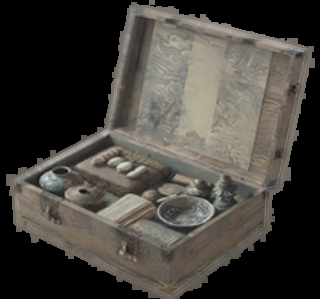
#> input picture templates/antiques.png, 320 x 299 px
$ python -i image_utils.py   (imports and definitions only)
#> lines starting #> are read from the running program, lines starting #| are printed output that depends on the picture; after the words box and inside, x2 and y2 are one past the last pixel; in counts of white or black regions, pixels touching at a corner belong together
#> further down, picture is the input picture: shape (299, 320, 3); mean B, G, R 60.1, 65.6, 69
import cv2
import os
import gc
import re
import numpy as np
from google.cloud import vision
from google.oauth2 import service_account
from urllib.request import urlopen
import aiohttp

# ================= CONFIG =================
TEMPLATE_DIR = "templates"

ORB_FEATURES = 3000
ORB_DISTANCE_THRESHOLD = 60
MIN_FINAL_SCORE = 0.15

ORB_WEIGHT = 0.7
COLOR_WEIGHT = 0.3

CREDENTIALS = service_account.Credentials.from_service_account_file(
    os.getenv("GOOGLE_APPLICATION_CREDENTIALS")
)
CLIENT = vision.ImageAnnotatorClient()

EXCLUDED_KEYWORDS = [
    'ID:',
    'Return',
    'F1 Intro',
    'F Check Announcements',
    'R Refresh',
    'Trade Commission',
    'Co-op Fluctuation',
    'Price',
    'Local Price Remote Price Friend Price'
    'Z Local Price Remote Price Friend Price C',
    'Bag',
    'Bag*',
    'Co-op',
    '>',
    '▲ 0',
    '▲',
    'Go to Purchase',
    'Stock *',
    'R Share',
    'Space Confirm Sale',
]

# regex patterns for invalid lines (126k, 1M)
INVALID_PATTERNS = [
    re.compile(r'^\d+[KM]$', re.IGNORECASE)
]

# Not allowing these symbols in player names
FORBIDDEN_SYMBOLS = r"!@#\$%\^&\*\(\)\+_=\{\[\]\}\\\|:;\"'<,>\./\?"

# Collect valid player names
VALID_NAME_REGEX = re.compile(
    rf"^(?!.*[{FORBIDDEN_SYMBOLS}])(?=.*[A-Za-z\u4e00-\u9fff]).+$"
)

class ImageProcessor:
    def __init__(self,
                 nfeatures=ORB_FEATURES,
                 norm_type=cv2.NORM_HAMMING,
                 cross_check=True,
                 content=None):

        # Matcher initialization
        self.orb = cv2.ORB_create(nfeatures)
        self.bf = cv2.BFMatcher(norm_type, cross_check)
        self.templates = {}

        self.load_templates()

        # Scanner initialization
        self.content = content
        self.image = None
        self.url = None
        self.ocr_text = ""


    def load_templates(self, dir=TEMPLATE_DIR):
#> called with dir = 'templates'
        for file in os.listdir(dir):
            if file.lower().endswith(".png") or file.lower().endswith(".jpg"):
                path = os.path.join(dir, file)
                img = cv2.imread(path, cv2.IMREAD_UNCHANGED)

                if img is None or img.shape[2] != 4:
                    continue

                name = os.path.splitext(file)[0]

                bgr = img[:, :, :3]
                alpha = img[:, :, 3]
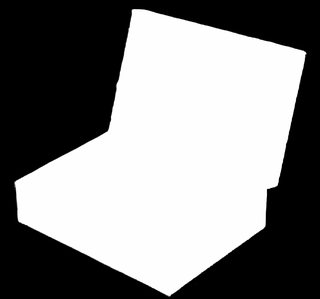
#> alpha: shape (299, 320); min 0, max 255, mean 130.9

                mask = (alpha > 0).astype("uint8") * 255
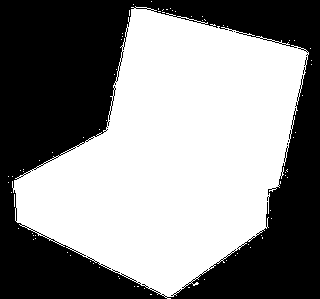
#> mask: shape (299, 320); 53.3% white; 4 black regions (3 under 20 px), largest, box (x1, y1, x2, y2) and area: (0, 0, 320, 299) 44723
                gray = cv2.cvtColor(bgr, cv2.COLOR_BGR2GRAY)

                kp, des = self.orb.detectAndCompute(gray, mask)
#> kp = 1054 keypoints; strongest (x, y, size): (50, 171, 31), (80, 191, 31), (50, 172, 37.2), (49, 168, 44.6)

                if des is None:
                    continue

                hist = self.compute_hsv_histogram(bgr, mask)
#> in compute_hsv_histogram, `hsv = cv2.cvtColor(bgr_img, cv2.COLOR_BGR2HSV)`: hsv: shape (299, 320, 3); mean H, S, V 12.5, 20.1, 69.2
#> in compute_hsv_histogram, `hist = cv2.calcHist( [hsv], [0, 1], mask, [50, 60], [0, 180, 0, 256] )`:
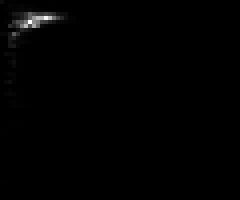
#> hist: shape (50, 60) float32 (shown 4 times larger); min 0, max 2699, mean 17; drawn with min black and max white

                self.templates[name] = {
                    "kp": kp,
                    "des": des,
                    "hist": hist
                }
#> pass 2 of the loop in load_templates, `for file in os.listdir(dir):`:
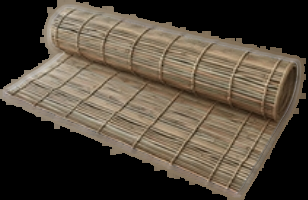
#> input picture templates/bamboo.png, 308 x 200 px, found by its file name
#> in load_templates, img is the input picture: shape (200, 308, 4); mean B, G, R, A 58, 70.6, 80.4, 126.6
#> alpha: shape (200, 308)
#> in load_templates, `mask = (alpha > 0).astype("uint8") * 255`:
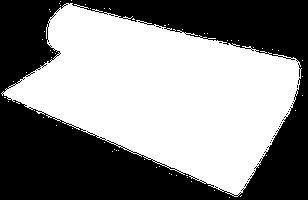
#> mask: shape (200, 308); 52.3% white; 19 black regions (18 under 20 px), largest, box (x1, y1, x2, y2) and area: (0, 0, 308, 200) 29383
#> in load_templates, `gray = cv2.cvtColor(bgr, cv2.COLOR_BGR2GRAY)`:
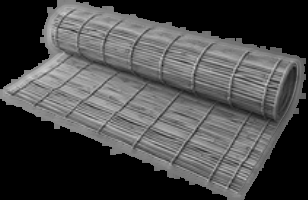
#> gray: shape (200, 308); min 0, max 209, mean 72.1
#> kp = 1205 keypoints; strongest (x, y, size): (236, 72, 31), (269, 83, 31), (266, 84, 31), (243, 163, 31)
#> hsv: shape (200, 308, 3); mean H, S, V 10, 44, 80.4
#> pass 3 of the loop in load_templates, `for file in os.listdir(dir):`:
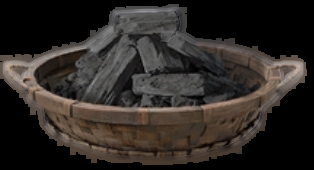
#> input picture templates/charcoal.png, 314 x 170 px, found by its file name
#> in load_templates, img is the input picture: shape (170, 314, 4); mean B, G, R, A 37.5, 41.3, 46.2, 126.8
#> bgr: shape (170, 314, 3)
#> alpha: shape (170, 314)
#> in load_templates, `mask = (alpha > 0).astype("uint8") * 255`:
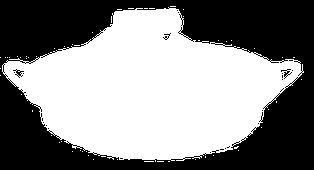
#> mask: shape (170, 314); 52.9% white; 26 black regions (23 under 20 px), largest, box (x1, y1, x2, y2) and area: (0, 0, 314, 170) 25002, (281, 69, 292, 79) 35, (13, 69, 24, 78) 34
#> gray: shape (170, 314)
#> kp = 614 keypoints; strongest (x, y, size): (169, 104, 37.2), (169, 106, 31), (168, 104, 44.6), (72, 101, 31)
#> hsv: shape (170, 314, 3); mean H, S, V 13.9, 29.3, 46.4
#> in compute_hsv_histogram (call 3), `cv2.normalize(hist, hist)`:
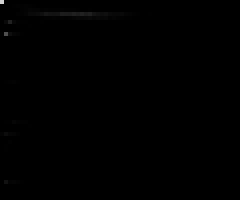
#> hist: shape (50, 60) float32 (shown 4 times larger); min 0, max 0.829, mean 0.00158
#> the loop made 4 passes; the first 3 are shown

    def compute_hsv_histogram(self, bgr_img, mask=None):
        hsv = cv2.cvtColor(bgr_img, cv2.COLOR_BGR2HSV)

        hist = cv2.calcHist(
            [hsv],
            [0, 1],
            mask,
            [50, 60],
            [0, 180, 0, 256]
        )

        cv2.normalize(hist, hist)
        return hist

    # [9 lines left out: function crop_regions, not called in this run]

    def detect_item_from_image(self, image_bgr):

        gray = cv2.cvtColor(image_bgr, cv2.COLOR_BGR2GRAY)
        kp_s, des_s = self.orb.detectAndCompute(gray, None)
#> kp_s = 1188 keypoints; strongest (x, y, size): (285, 40, 31), (50, 171, 31), (80, 191, 31), (67, 256, 31)

        if des_s is None:
            return None, 0

        screenshot_hist = self.compute_hsv_histogram(image_bgr)
#> in compute_hsv_histogram (call 5), `cv2.normalize(hist, hist)`:
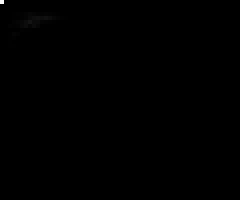
#> hist: shape (50, 60) float32 (shown 4 times larger); min 0, max 0.978, mean 0.000779

        best_item = None
        best_score = 0

        for name, data in self.templates.items():
            matches = self.bf.match(des_s, data["des"])
            matches = sorted(matches, key=lambda m: m.distance)

            good_matches = [m for m in matches if m.distance < ORB_DISTANCE_THRESHOLD]
            if not good_matches:
                continue

            orb_score = len(good_matches) / len(data["des"])

            color_score = cv2.compareHist(
                screenshot_hist,
                data["hist"],
                cv2.HISTCMP_CORREL
            )

            final_score = (ORB_WEIGHT * orb_score) + (COLOR_WEIGHT * color_score)

            if final_score > best_score:
                best_score = final_score
                best_item = name
#> this loop made 4 passes
#> (name, matches, good_matches, orb_score, color_score, final_score, best_score, best_item) on pass 1: ('antiques', 1054 matches, 1054 matches, 1, 0.223, 0.767, 0.767, 'antiques')
#> (name, matches, good_matches, orb_score, color_score, final_score) on passes 2 to 4: ('bamboo', 326 matches, 67 matches, 0.0556, 0.0503, 0.054), ('charcoal', 241 matches, 96 matches, 0.156, 0.826, 0.357), ('chrys', 243 matches, 82 matches, 0.114, 0.163, 0.129)
#> after the loop, best_score = 0.767

        if best_score >= MIN_FINAL_SCORE:
            return best_item, best_score

        return None, best_score

    async def read_image_from_url(self):
        try:
            async with aiohttp.ClientSession() as session:
                async with session.get(self.url) as resp:
                    image_bytes = await resp.read()
                    nparr = np.frombuffer(image_bytes, np.uint8)
                    return cv2.imdecode(nparr, cv2.IMREAD_COLOR)
            # [5 lines of commented-out code are left out]
        except Exception as e:
            print(f"[ERROR] Failed to read image from URL: {e}")
            return None

    # [30 lines left out: function detect_item_with_regions, not called in this run]

    def get_matched_item(self, image_path):
        item = self.detect_item_with_regions(image_path)[0]
        return item

    # Scanner methods for OCR
    def get_image_url(self):
        return self.url

    def set_image_url(self, url):
        self.url = url

    def get_content(self):
        return self.content

    def set_content(self, content):
        self.content = content

    # [70 lines left out: functions scan_image_for_market_data, reset_garbage, not called in this run]

>>> import cv2
>>> picture = cv2.imread('../templates/antiques.png')
>>> result = ImageProcessor().detect_item_from_image(picture)
#> result = ('antiques', 0.767)
